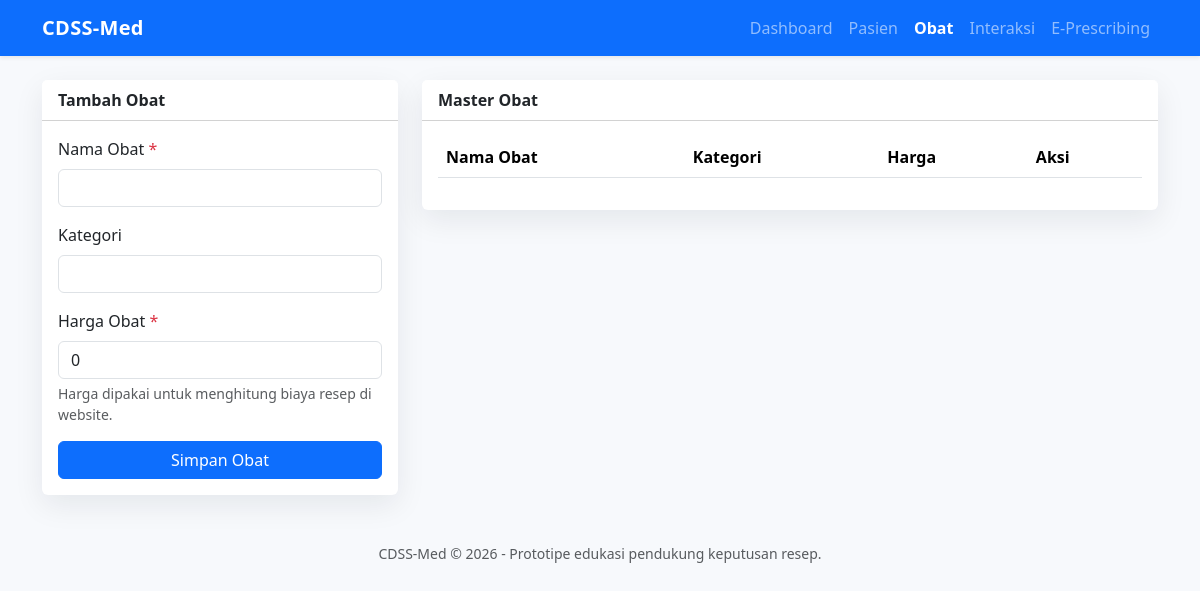
The page /obat.php on the database as committed earlier.
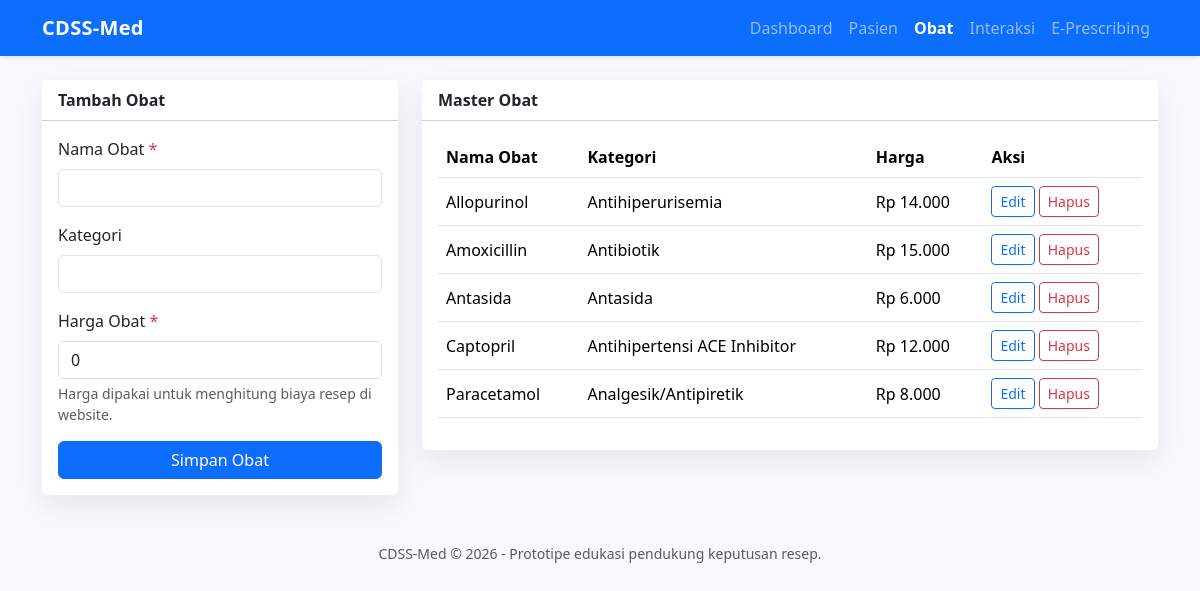
The same page on the database as committed later.
### tables this page shows
CREATE TABLE obat (
    id INT AUTO_INCREMENT PRIMARY KEY,
    nama_obat VARCHAR(120) NOT NULL UNIQUE,
    kategori VARCHAR(80) NULL,
    harga DECIMAL(12,2) NOT NULL DEFAULT 0,
    created_at TIMESTAMP DEFAULT CURRENT_TIMESTAMP
);

### koneksi.php (called while the page is built, shortened)
<?php
function e(?string $value): string
{
    return htmlspecialchars((string) $value, ENT_QUOTES, 'UTF-8');
}
function formatRupiah(float $amount): string
{
    return 'Rp ' . number_format($amount, 0, ',', '.');
}

### obat.php (the view, shortened to what this page needs)
<?php
require_once 'koneksi.php';
$edit = null;
$obatList = $pdo->query('SELECT * FROM obat ORDER BY nama_obat')->fetchAll();
require 'header.php';
?>
<div class="row g-4">
    <div class="col-lg-4">
        <div class="card">
            <div class="card-header bg-white fw-semibold"><?= $edit ? 'Edit Obat' : 'Tambah Obat'; ?></div>
            <div class="card-body">
                <form method="post">
                    <div class="mb-3">
                        <label class="form-label required">Nama Obat</label>
                        <input type="text" name="nama_obat" class="form-control" value="<?= e($edit['nama_obat'] ?? ''); ?>" required>
                    </div>
                    <div class="mb-3">
                        <label class="form-label">Kategori</label>
                        <input type="text" name="kategori" class="form-control" value="<?= e($edit['kategori'] ?? ''); ?>">
                    </div>
                    <div class="mb-3">
                        <label class="form-label required">Harga Obat</label>
                        <input type="number" name="harga" class="form-control" min="0" step="500" value="<?= e($edit['harga'] ?? '0'); ?>" required>
                        <div class="form-text">Harga dipakai untuk menghitung biaya resep di website.</div>
                    </div>
                    <button class="btn btn-primary w-100" type="submit">Simpan Obat</button>
                </form>
            </div>
        </div>
    </div>
    <div class="col-lg-8">
        <div class="card">
            <div class="card-header bg-white fw-semibold">Master Obat</div>
            <div class="card-body table-responsive">
                <table class="table table-hover align-middle">
                    <thead><tr><th>Nama Obat</th><th>Kategori</th><th>Harga</th><th>Aksi</th></tr></thead>
                    <tbody>
                    <?php foreach ($obatList as $obat): ?>
                        <tr>
                            <td><?= e($obat['nama_obat']); ?></td>
                            <td><?= e($obat['kategori']); ?></td>
                            <td><?= e(formatRupiah((float) $obat['harga'])); ?></td>
                            <td class="text-nowrap">
                                <a class="btn btn-sm btn-outline-primary" href="?edit=<?= e($obat['id']); ?>">Edit</a>
                                <a class="btn btn-sm btn-outline-danger" href="?hapus=<?= e($obat['id']); ?>" onclick="return confirm('Hapus obat ini? Data terkait juga dapat terdampak.')">Hapus</a>
                            </td>
                        </tr>
                    <?php endforeach; ?>
                    </tbody>
                </table>
            </div>
        </div>
    </div>
</div>
<?php require 'footer.php'; ?>

### header.php (shortened to what this page needs)
<?php
$currentPage = basename($_SERVER['PHP_SELF']);
$menus = [
    'index.php' => 'Dashboard',
    'pasien.php' => 'Pasien',
    'obat.php' => 'Obat',
    'interaksi.php' => 'Interaksi',
    'e_prescribing.php' => 'E-Prescribing',
];
?>
<!doctype html>
<html lang="id">
<head>
    <link href="https://cdn.jsdelivr.net/npm/bootstrap@5.3.3/dist/css/bootstrap.min.css" rel="stylesheet">
</head>
<body>
<nav class="navbar navbar-expand-lg navbar-dark bg-primary shadow-sm">
    <div class="container">
        <a class="navbar-brand" href="index.php">CDSS-Med</a>
        <div class="collapse navbar-collapse" id="navbarNav">
            <ul class="navbar-nav ms-auto">
                <?php foreach ($menus as $file => $label): ?>
                    <li class="nav-item">
                        <a class="nav-link <?= $currentPage === $file ? 'active fw-semibold' : ''; ?>" href="<?= $file; ?>"><?= $label; ?></a>
                    </li>
                <?php endforeach; ?>
            </ul>
        </div>
    </div>
</nav>
<main class="container py-4">

### footer.php (shortened to what this page needs)
</main>
<footer class="py-4 text-center text-muted small">
    <div class="container">CDSS-Med &copy; <?= date('Y'); ?> - Prototipe edukasi pendukung keputusan resep.</div>
</footer>
</body>
</html>

### header.php (style rules this page uses)
body { background: #f7f9fc; }
.navbar-brand { font-weight: 700; letter-spacing: .3px; }
.card { border: 0; box-shadow: 0 10px 30px rgba(15, 23, 42, .08); }
.required::after { content: ' *'; color: #dc3545; }

Rows that differ between the two databases and show on the page:
added obat: nama_obat "Allopurinol", kategori "Antihiperurisemia", harga "Rp 14.000"
added obat: nama_obat "Amoxicillin", kategori "Antibiotik", harga "Rp 15.000"
added obat: nama_obat "Antasida", kategori "Antasida", harga "Rp 6.000"
added obat: nama_obat "Captopril", kategori "Antihipertensi ACE Inhibitor", harga "Rp 12.000"
added obat: nama_obat "Paracetamol", kategori "Analgesik/Antipiretik", harga "Rp 8.000"
